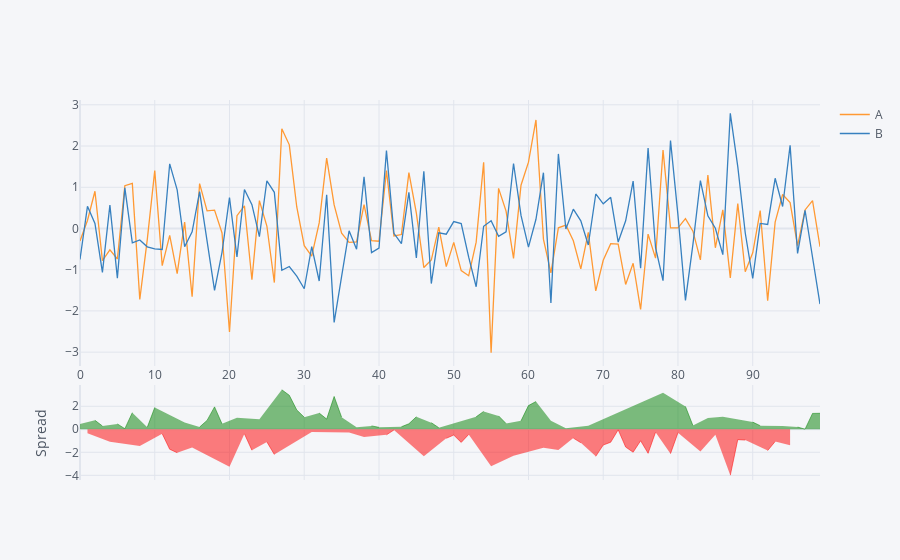

Here is the notebook cell this chart was saved with:
### Markdown cell above
## Spread

### Code cell
df[['A','B']].iplot(kind='spread')

### Figure 1 — Plotly figure (JSON) as saved in the notebook; plotly's stock layout.template omitted (floating-point values rounded to 4 significant figures)
{"data": [{"line": {"color": "rgba(255, 153, 51, 1.0)", "dash": "solid", "shape": "linear", "width": 1.3}, "mode": "lines", "name": "A", "text": "", "type": "scatter", "x": [0, 1, 2, 3, 4, 5, 6, 7, 8, 9, 10, 11, 12, 13, 14, 15, 16, 17, 18, 19, 20, 21, 22, 23, 24, 25, 26, 27, 28, 29, 30, 31, 32, 33, 34, 35, 36, 37, 38, 39, 40, 41, 42, 43, 44, 45, 46, 47, 48, 49, 50, 51, 52, 53, 54, 55, 56, 57, 58, 59, 60, 61, 62, 63, 64, 65, 66, 67, 68, 69, 70, 71, 72, 73, 74, 75, 76, 77, 78, 79, 80, 81, 82, 83, 84, 85, 86, 87, 88, 89, 90, 91, 92, 93, 94, 95, 96, 97, 98, 99], "y": [-0.3039, 0.1931, 0.9022, -0.7797, -0.5203, -0.7404, 1.037, 1.094, -1.721, -0.272, 1.404, -0.9017, -0.1692, -1.097, 0.1526, -1.658, 1.089, 0.4274, 0.4453, -0.1089, -2.512, 0.3091, 0.5468, -1.244, 0.6759, 0.05922, -1.313, 2.417, 2.029, 0.5218, -0.4187, -0.6722, 0.1352, 1.705, 0.5716, -0.1142, -0.3357, -0.3256, 0.5777, -0.2934, -0.309, 1.403, -0.1798, -0.1468, 1.354, 0.3728, -0.9485, -0.7654, 0.03161, -0.9242, -0.3365, -1.022, -1.145, -0.3314, 1.604, -3.014, 0.9722, 0.4197, -0.7257, 1.049, 1.608, 2.632, -0.2587, -1.077, 0.01651, 0.08203, -0.2995, -0.9812, -0.09363, -1.516, -0.7721, -0.368, -0.3784, -1.358, -0.8442, -1.964, -0.1369, -0.72, 1.902, 0.01722, 0.01353, 0.2383, -0.0659, -0.7636, 1.294, -0.4681, 0.4523, -1.199, 0.6017, -1.049, -0.5892, 0.4349, -1.752, 0.1542, 0.8248, 0.6288, -0.414, 0.4498, 0.676, -0.444]}, {"line": {"color": "rgba(55, 128, 191, 1.0)", "dash": "solid", "shape": "linear", "width": 1.3}, "mode": "lines", "name": "B", "text": "", "type": "scatter", "x": [0, 1, 2, 3, 4, 5, 6, 7, 8, 9, 10, 11, 12, 13, 14, 15, 16, 17, 18, 19, 20, 21, 22, 23, 24, 25, 26, 27, 28, 29, 30, 31, 32, 33, 34, 35, 36, 37, 38, 39, 40, 41, 42, 43, 44, 45, 46, 47, 48, 49, 50, 51, 52, 53, 54, 55, 56, 57, 58, 59, 60, 61, 62, 63, 64, 65, 66, 67, 68, 69, 70, 71, 72, 73, 74, 75, 76, 77, 78, 79, 80, 81, 82, 83, 84, 85, 86, 87, 88, 89, 90, 91, 92, 93, 94, 95, 96, 97, 98, 99], "y": [-0.7531, 0.5364, 0.1227, -1.065, 0.5677, -1.205, 0.9844, -0.35, -0.2773, -0.4446, -0.4927, -0.5101, 1.568, 0.9375, -0.4444, -0.08049, 0.8959, -0.3446, -1.5, -0.5781, 0.7475, -0.6916, 0.946, 0.5787, -0.1971, 1.157, 0.8766, -1.016, -0.9233, -1.158, -1.462, -0.4428, -1.274, 0.8186, -2.279, -1.164, -0.05625, -0.5026, 1.252, -0.5872, -0.4773, 1.889, -0.1171, -0.366, 0.8743, -0.7139, 1.388, -1.336, -0.1071, -0.1391, 0.1664, 0.1183, -0.6957, -1.413, 0.05407, 0.1888, -0.1916, -0.08174, 1.576, 0.3175, -0.4516, 0.224, 1.354, -1.81, 1.808, -0.01413, 0.4679, 0.1839, -0.401, 0.8367, 0.5976, 0.7558, -0.3296, 0.1862, 1.147, -0.9649, 1.95, -0.4665, -1.265, 2.133, 0.3162, -1.745, -0.3862, 1.163, 0.3067, 0.004314, -0.6357, 2.794, 1.502, -0.1097, -1.211, 0.1218, 0.09796, 1.217, 0.5332, 2.015, -0.6065, 0.4414, -0.7019, -1.833]}, {"connectgaps": false, "fill": "tozeroy", "line": {"color": "green", "dash": "solid", "shape": "linear", "width": 0.5}, "mode": "lines", "name": "Spread", "showlegend": false, "type": "scatter", "x": [0, 1, 2, 3, 4, 5, 6, 7, 8, 9, 10, 11, 12, 13, 14, 15, 16, 17, 18, 19, 20, 21, 22, 23, 24, 25, 26, 27, 28, 29, 30, 31, 32, 33, 34, 35, 36, 37, 38, 39, 40, 41, 42, 43, 44, 45, 46, 47, 48, 49, 50, 51, 52, 53, 54, 55, 56, 57, 58, 59, 60, 61, 62, 63, 64, 65, 66, 67, 68, 69, 70, 71, 72, 73, 74, 75, 76, 77, 78, 79, 80, 81, 82, 83, 84, 85, 86, 87, 88, 89, 90, 91, 92, 93, 94, 95, 96, 97, 98, 99], "xaxis": "x2", "y": [0.4492, "", 0.7795, 0.2849, "", 0.465, 0.05243, 1.444, "", 0.1726, 1.897, "", "", "", 0.597, "", 0.1929, 0.772, 1.945, 0.4692, "", 1.001, "", "", 0.873, "", "", 3.433, 2.952, 1.679, 1.044, "", 1.409, 0.8865, 2.85, 1.05, "", 0.177, "", 0.2938, 0.1683, "", "", 0.2192, 0.4796, 1.087, "", 0.5711, 0.1387, "", "", "", "", 1.082, 1.55, "", 1.164, 0.5015, "", 0.7315, 2.06, 2.408, "", 0.7331, "", 0.09616, "", "", 0.3074, "", "", "", "", "", "", "", "", "", 3.167, "", "", 1.984, 0.3203, "", 0.9877, "", 1.088, "", "", "", 0.6219, 0.3132, "", "", 0.2916, "", 0.1926, 0.008434, 1.378, 1.389], "yaxis": "y2"}, {"connectgaps": false, "fill": "tozeroy", "line": {"color": "red", "dash": "solid", "shape": "linear", "width": 0.5}, "mode": "lines", "name": "Spread", "showlegend": false, "type": "scatter", "x": [0, 1, 2, 3, 4, 5, 6, 7, 8, 9, 10, 11, 12, 13, 14, 15, 16, 17, 18, 19, 20, 21, 22, 23, 24, 25, 26, 27, 28, 29, 30, 31, 32, 33, 34, 35, 36, 37, 38, 39, 40, 41, 42, 43, 44, 45, 46, 47, 48, 49, 50, 51, 52, 53, 54, 55, 56, 57, 58, 59, 60, 61, 62, 63, 64, 65, 66, 67, 68, 69, 70, 71, 72, 73, 74, 75, 76, 77, 78, 79, 80, 81, 82, 83, 84, 85, 86, 87, 88, 89, 90, 91, 92, 93, 94, 95, 96, 97, 98, 99], "xaxis": "x2", "y": ["", -0.3433, "", "", -1.088, "", "", "", -1.444, "", "", -0.3916, -1.738, -2.035, "", -1.577, "", "", "", "", -3.26, "", -0.3992, -1.823, "", -1.098, -2.189, "", "", "", "", -0.2294, "", "", "", "", -0.2794, "", -0.6744, "", "", -0.4859, -0.06272, "", "", "", -2.337, "", "", -0.785, -0.5029, -1.141, -0.4493, "", "", -3.202, "", "", -2.302, "", "", "", -1.612, "", -1.792, "", -0.7673, -1.165, "", -2.353, -1.37, -1.124, -0.04876, -1.544, -1.992, -0.9996, -2.087, -0.2535, "", -2.116, -0.3027, "", "", -1.926, "", -0.4724, "", -3.993, -0.9002, -0.9389, "", "", -1.85, -1.063, "", -1.386, "", "", "", ""], "yaxis": "y2"}], "layout": {"hovermode": "x", "legend": {"bgcolor": "#F5F6F9", "font": {"color": "#4D5663"}}, "paper_bgcolor": "#F5F6F9", "plot_bgcolor": "#F5F6F9", "title": {"font": {"color": "#4D5663"}}, "xaxis": {"gridcolor": "#E1E5ED", "showgrid": true, "tickfont": {"color": "#4D5663"}, "title": {"font": {"color": "#4D5663"}, "text": ""}, "zerolinecolor": "#E1E5ED"}, "xaxis2": {"anchor": "y2", "gridcolor": "#E1E5ED", "showgrid": true, "showticklabels": false, "tickfont": {"color": "#4D5663"}, "title": {"font": {"color": "#4D5663"}, "text": ""}, "zerolinecolor": "#E1E5ED"}, "yaxis": {"domain": [0.3, 1], "gridcolor": "#E1E5ED", "showgrid": true, "tickfont": {"color": "#4D5663"}, "title": {"font": {"color": "#4D5663"}, "text": ""}, "zerolinecolor": "#E1E5ED"}, "yaxis2": {"domain": [0, 0.25], "gridcolor": "#E1E5ED", "showgrid": true, "tickfont": {"color": "#4D5663"}, "title": {"font": {"color": "#4D5663"}, "text": "Spread"}, "zerolinecolor": "#E1E5ED"}}}
